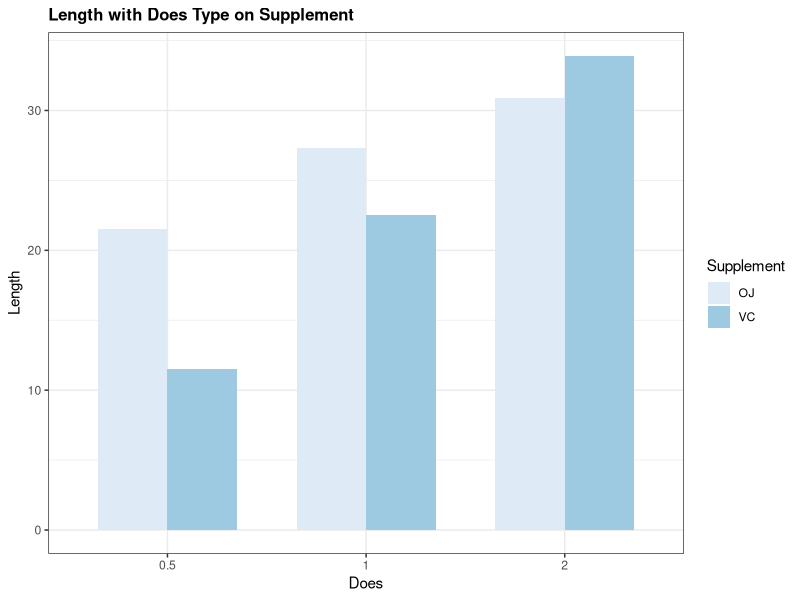

Recreate this plot in R. (Note: this script raises an error after producing the figure.)
## ---- chunk 1
library(ggplot2)
library(dplyr)
library(tidyr)
knitr::opts_chunk$set(comment = NA, message = F, cache=TRUE)
## ---- chunk 2
Tooth <- ToothGrowth %>%
  mutate(dose = as.factor(dose),
         supp = as.factor(supp)) %>%
  rename(length = len, Supplement = supp)

summary(Tooth)
## ---- chunk 3
ggplot(Tooth, aes(x = dose, y = length, fill = Supplement)) +
  geom_bar(stat = "identity", position = "dodge", width=0.7) +
  theme_bw() +
  scale_fill_brewer() +
  ylab("Length") +
  xlab("Does") +
  ggtitle("Length with Does Type on Supplement") + 
  theme(plot.title = element_text(lineheight=.8, face="bold", size = 12))
## ---- chunk 4
does <- Tooth %>% 
  select(-Supplement) %>%
  mutate(dose = ifelse(dose == "0.5","dose_level1",
                       ifelse(dose == "1", "dose_level2","dose_level3"))) %>%
  spread(dose, length) 

level1 <- does %>% select(dose_level1) %>% filter(!is.na(dose_level1))
level2 <- does %>% select(dose_level2) %>% filter(!is.na(dose_level2))
level3 <- does %>% select(dose_level3) %>% filter(!is.na(dose_level3))

dose_data <- cbind(level1, level2, level3)

t.test(dose_data$dose_level1 , dose_data$dose_level2, paired = FALSE)
t.test(dose_data$dose_level1 , dose_data$dose_level3, paired = FALSE)
t.test(dose_data$dose_level2 , dose_data$dose_level3, paired = FALSE)
## ---- chunk 5
t.test(length ~ Supplement, Tooth, var.equal = FALSE)
